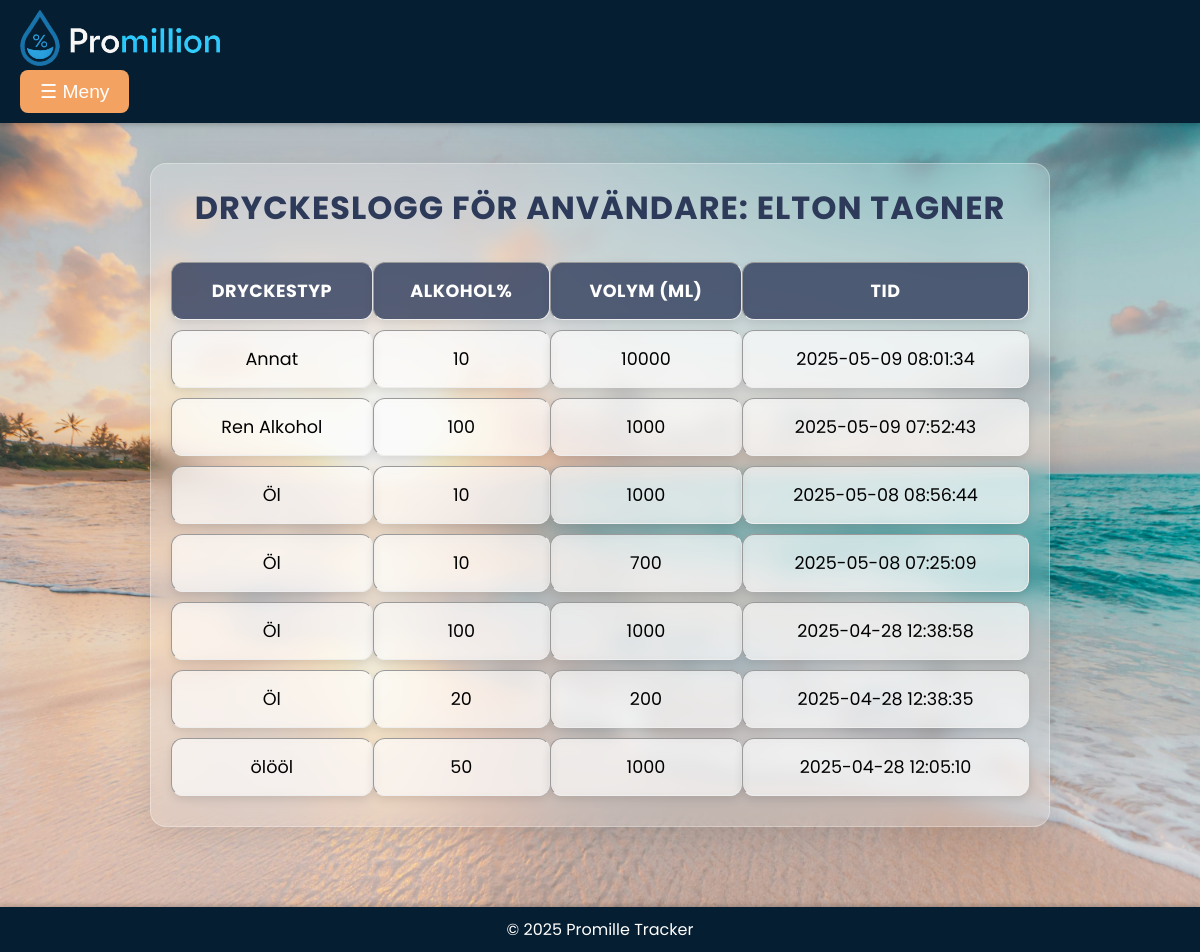
Before: /view_drinks.php?userid=4 (signed in) with the older database file.
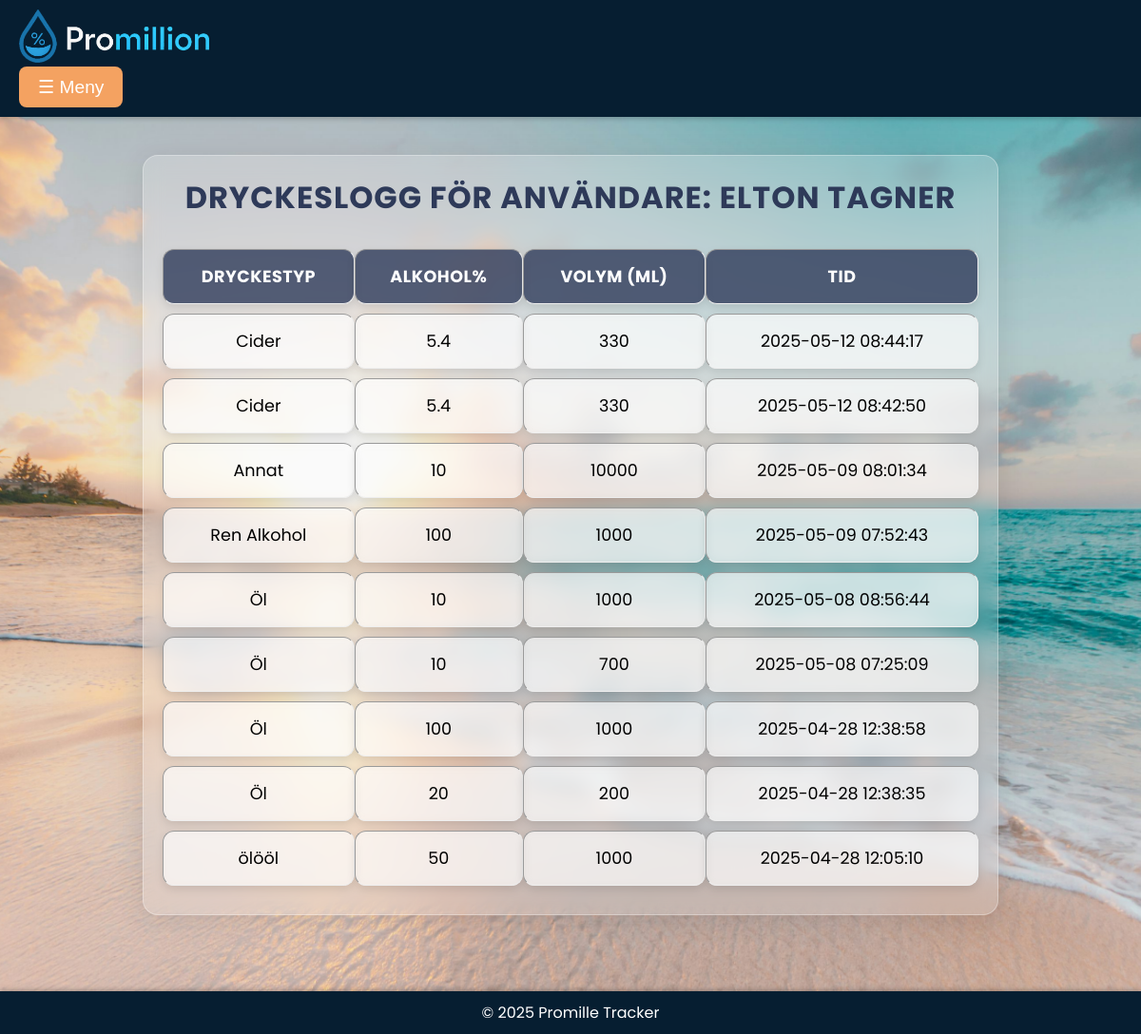
After: the same page with the newer database file.
### tables this page shows
CREATE TABLE `tbluser` (
  `id` int(11) NOT NULL,
  `namn` varchar(100) NOT NULL,
  `password` varchar(255) NOT NULL,
  `weight` float NOT NULL,
  `height` float NOT NULL,
  `alkoholvolym` float NOT NULL,
  `userlevel` tinyint(11) NOT NULL DEFAULT 10,
  `team` varchar(20) NOT NULL
);

CREATE TABLE `tbldrinklog` (
  `drinkid` int(11) NOT NULL,
  `userid` int(11) NOT NULL,
  `drinktype` varchar(50) NOT NULL,
  `alcoholpercent` float NOT NULL,
  `volume_ml` float NOT NULL,
  `drinktimestamp` timestamp NOT NULL DEFAULT current_timestamp()
);

### view_drinks.php (the view, shortened to what this page needs)
<?php
$servername = "localhost";
$username = "root";
$password = "";
$dbname = "promille";
$conn = new mysqli($servername, $username, $password, $dbname);
$userid_to_view = isset($_GET['userid']) ? (int)$_GET['userid'] : $_SESSION['userid'];
$name_sql = "SELECT namn FROM tbluser WHERE id = ?";
$name_stmt = $conn->prepare($name_sql);
$name_stmt->bind_param("i", $userid_to_view);
$name_stmt->execute();
$name_result = $name_stmt->get_result();
$user_name = ($name_result->num_rows > 0) ? $name_result->fetch_assoc()['namn'] : "Okänd";
$sql = "SELECT drinktype, alcoholpercent, volume_ml, drinktimestamp
        FROM tbldrinklog
        WHERE userid = ?
        ORDER BY drinktimestamp DESC";
$stmt = $conn->prepare($sql);
$stmt->bind_param("i", $userid_to_view);
$stmt->execute();
$result = $stmt->get_result();
?>
<!DOCTYPE html>
<html lang="sv">
<head>
    <link rel="stylesheet" href="style.css">
</head>
<body>
    <header>
    <div class="header-content">
        <img src="bilder/logotyp.png" alt="Logotyp">
        <div class="dropdown">
            <button class="menu-toggle" onclick="toggleDropdown()">☰ Meny</button>
        </div>
    </div>
</header>
    <main>
        <div class="view-drinks">
        <h2>Dryckeslogg för användare: <strong><?php echo htmlspecialchars($user_name); ?></strong></h2>
        <?php if ($result->num_rows > 0): ?>
            <table border="1">
                <thead>
                    <tr>
                        <th>Dryckestyp</th>
                        <th>Alkohol%</th>
                        <th>Volym (ml)</th>
                        <th>Tid</th>
                    </tr>
                </thead>
                <tbody>
                    <?php while ($row = $result->fetch_assoc()): ?>
                        <tr>
                            <td><?php echo htmlspecialchars($row['drinktype']); ?></td>
                            <td><?php echo htmlspecialchars($row['alcoholpercent']); ?></td>
                            <td><?php echo htmlspecialchars($row['volume_ml']); ?></td>
                            <td><?php echo htmlspecialchars($row['drinktimestamp']); ?></td>
                        </tr>
                    <?php endwhile; ?>
                </tbody>
            </table>
        <?php else: ?>
            <p>Inga drycker hittades för denna användare.</p>
        <?php endif; ?>
        </div>
    </main>
    <footer>
        <p>&copy; 2025 Promille Tracker</p>
    </footer>
</body>
</html>

### style.css (style rules this page uses)
* { margin:0; padding:0; box-sizing: border-box; }
body { font-family: Arial, sans-serif; margin: 0; padding: 0; background-color: #f9f9f9; }
header img { width: 200px; height: auto; margin-right: 20px; filter: hue-rotate(20deg); }
header { background-color: #061e31; color: white; display: flex; justify-content: space-between; align-items: center; padding: 15px 20px; width: 100%; box-shadow: 0 2px 5px rgba(0, 0, 0, 0.2); height: auto; position: relative; }
main { min-height: 87vh; background-image: url(bilder/background.jfif); background-size: cover; background-position: center; background-repeat: no-repeat; padding: 20px; padding-bottom: 60px; }
.view-drinks { max-width: 900px; margin: 20px auto; padding: 20px; background: rgba(255, 255, 255, 0.2); border-radius: 16px; box-shadow: 0 4px 30px rgba(0, 0, 0, 0.1); backdrop-filter: blur(10px); -webkit-backdrop-filter: blur(10px); border: 1px solid rgba(255, 255, 255, 0.3); font-family: 'Poppins', sans-serif; }
.view-drinks h2 { text-align: center; color: #2E3A59; font-size: 2rem; margin-bottom: 20px; text-transform: uppercase; letter-spacing: 1px; }
.view-drinks table { width: 100%; border-collapse: separate; border-spacing: 0 10px; margin-top: 20px; font-size: 1.1rem; border:none; }
.view-drinks table th, .view-drinks table td { padding: 15px; text-align: center; background-color: rgba(255, 255, 255, 0.6); border-radius: 12px; box-shadow: 0 4px 10px rgba(0, 0, 0, 0.1); backdrop-filter: blur(5px); }
.view-drinks table th { background-color: rgba(46, 58, 89, 0.8); color: #ffffff; font-weight: bold; text-transform: uppercase; letter-spacing: 0.5px; }
header { background-color: #061e31; color: white; padding: 10px 20px; display: flex; justify-content: space-between; align-items: center; box-shadow: 0 2px 5px rgba(0, 0, 0, 0.2); }
header img { width: 200px; height: auto; }
.dropdown { position: relative; }
.menu-toggle { background-color: #f4a261; color: white; border: none; padding: 10px 20px; font-size: 1.2rem; cursor: pointer; border-radius: 8px; transition: background-color 0.3s ease; }
footer { background-color: #061e31; font-family: poppins, sans-serif; color: white; text-align: center; padding: 10px 0; position: relative; width: 100%; box-shadow: 0 -2px 5px rgba(0, 0, 0, 0.2); }

Changed rows visible on the page:
added tbldrinklog: drinktype "Cider", alcoholpercent "5.4", volume_ml "330", drinktimestamp "2025-05-12 08:44:17"
added tbldrinklog: drinktype "Cider", alcoholpercent "5.4", volume_ml "330", drinktimestamp "2025-05-12 08:42:50"
